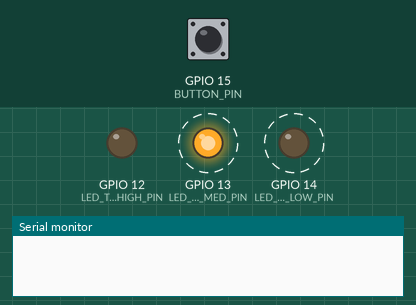
Bench run of a program on a simulated ESP32. Shown: output pins drawn as LEDs (lit = HIGH), the last lines printed to the serial monitor. Dashed ring = blinking. The inputs (shaded band) are chosen by the test bench; at power-on: GPIO 15 (BUTTON_PIN) HIGH.

Above: at 0.8 s.
1.3 s: GPIO 15 (BUTTON_PIN) pulled LOW for 0.15 s
At 1.92 s:
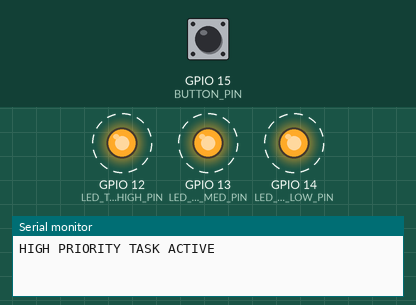
Timing chart, 0 to 10.3 s (numbered marks = the images above; inputs shaded):
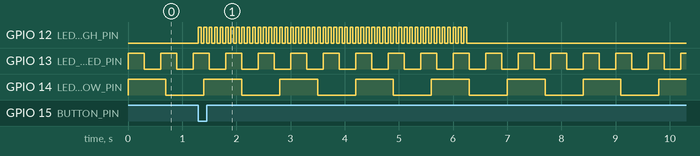

Measured:
- after the input at 1.3 s, GPIO 12 (LED_TASK_HIGH_PIN): alternates HIGH for 0.05 s and LOW for 0.05 s, 100 changes in all, then stays LOW, starting at once
- by itself, GPIO 13 (LED_TASK_MED_PIN): alternates HIGH for 0.30 s and LOW for 0.30 s
- by itself, GPIO 14 (LED_TASK_LOW_PIN): alternates HIGH for 0.70 s and LOW for 0.70 s

The program:

main.cpp
```cpp
/**
 * @file main.cpp
 * @author Anthony Yalong
 * @brief
 * Demonstrates FreeRTOS priority-based scheduling on the ESP32 using the
 * Arduino framework, with three tasks and an ISR-triggered high-priority task.
 *
 * Shows task preemption, ISR-to-task notification, and starvation of
 * lower-priority tasks under sustained high-priority activity.
 */

#include <Arduino.h>
#include "driver/gpio.h"
#include "freertos/FreeRTOS.h"
#include "freertos/task.h"

// project configuration
#define BAUDRATE            115200
#define LED_TASK_HIGH_PIN   GPIO_NUM_12
#define LED_TASK_MED_PIN    GPIO_NUM_13
#define LED_TASK_LOW_PIN    GPIO_NUM_14
#define BUTTON_PIN          GPIO_NUM_15

// task handles
static TaskHandle_t high_prio_task_handle;
static TaskHandle_t med_prio_task_handle;
static TaskHandle_t low_prio_task_handle;

// volatile variables
volatile bool high_prio_active;

// function prototypes
void IRAM_ATTR button_isr(void);
void high_prio_task(void *pvParameters);
void med_prio_task(void *pvParameters);
void low_prio_task(void *pvParameters);

void setup() {
  // setup serial
  Serial.begin(BAUDRATE);
  if (!Serial) delay(10);

  // initialize i/o
  pinMode(LED_TASK_HIGH_PIN, OUTPUT);
  digitalWrite(LED_TASK_HIGH_PIN, LOW);
  pinMode(LED_TASK_MED_PIN, OUTPUT);
  digitalWrite(LED_TASK_MED_PIN, LOW);
  pinMode(LED_TASK_LOW_PIN, OUTPUT);
  digitalWrite(LED_TASK_LOW_PIN, LOW);
  pinMode(BUTTON_PIN, INPUT_PULLUP);

  // interrupt setup
  high_prio_active = false;
  attachInterrupt(digitalPinToInterrupt(BUTTON_PIN), button_isr, FALLING);

  // create tasks
  xTaskCreate(
    high_prio_task,
    "high_prio_task",
    2048,
    NULL,
    3,
    &high_prio_task_handle
  );

  xTaskCreate(
    med_prio_task,
    "med_prio_task",
    2048,
    NULL,
    2,
    &med_prio_task_handle
  );

  xTaskCreate(
    low_prio_task,
    "low_prio_task",
    2048,
    NULL,
    1,
    &low_prio_task_handle
  );
}

void loop() {
  // monitor stack usage every 10 seconds
  vTaskDelay(10000 / portTICK_PERIOD_MS);

  Serial.println("\n--- stack usage ---");
  Serial.print("high priority: ");
  Serial.print(uxTaskGetStackHighWaterMark(high_prio_task_handle) * 4);
  Serial.println(" bytes free");

  Serial.print("medium priority: ");
  Serial.print(uxTaskGetStackHighWaterMark(med_prio_task_handle) * 4);
  Serial.println(" bytes free");

  Serial.print("low priority: ");
  Serial.print(uxTaskGetStackHighWaterMark(low_prio_task_handle) * 4);
  Serial.println(" bytes free\n");
}

void IRAM_ATTR button_isr() {
  high_prio_active = !high_prio_active;

  // notify high-priority task from isr
  BaseType_t higher_prio_task_woken = pdFALSE;
  vTaskNotifyGiveFromISR(high_prio_task_handle, &higher_prio_task_woken);

  // request context switch
  if (higher_prio_task_woken == pdTRUE) {
    portYIELD_FROM_ISR();
  }
}

void high_prio_task(void *pvParameters) {
  while (1) {
    // wait for notification from button isr
    ulTaskNotifyTake(pdTRUE, portMAX_DELAY);

    if (high_prio_active) {
        Serial.println("HIGH PRIORITY TASK ACTIVE");

        // blink
        for (int i = 0; i < 50; i++) {
            digitalWrite(LED_TASK_HIGH_PIN, HIGH);
            vTaskDelay(50 / portTICK_PERIOD_MS);
            digitalWrite(LED_TASK_HIGH_PIN, LOW);
            vTaskDelay(50 / portTICK_PERIOD_MS);
        }

        Serial.println("HIGH PRIORITY TASK COMPLETE");
    }
  }
}

void med_prio_task(void *pvParameters) {
  uint32_t loop_count = 0;

  while (1) {
    digitalWrite(LED_TASK_MED_PIN, HIGH);
    vTaskDelay(300 / portTICK_PERIOD_MS);

    digitalWrite(LED_TASK_MED_PIN, LOW);
    vTaskDelay(300 / portTICK_PERIOD_MS);

    // log
    if (++loop_count % 10 == 0) {
      Serial.printf("medium priority task running (count: %d)\n", loop_count);
    }
  }
}

void low_prio_task(void *pvParameters) {
  uint32_t loop_count = 0;

  while (1) {
    digitalWrite(LED_TASK_LOW_PIN, HIGH);
    vTaskDelay(700 / portTICK_PERIOD_MS);

    digitalWrite(LED_TASK_LOW_PIN, LOW);
    vTaskDelay(700 / portTICK_PERIOD_MS);

    // log
    if (++loop_count % 10 == 0) {
      Serial.printf("low priority task running (count: %d)\n", loop_count);
    }
  }
}
```
